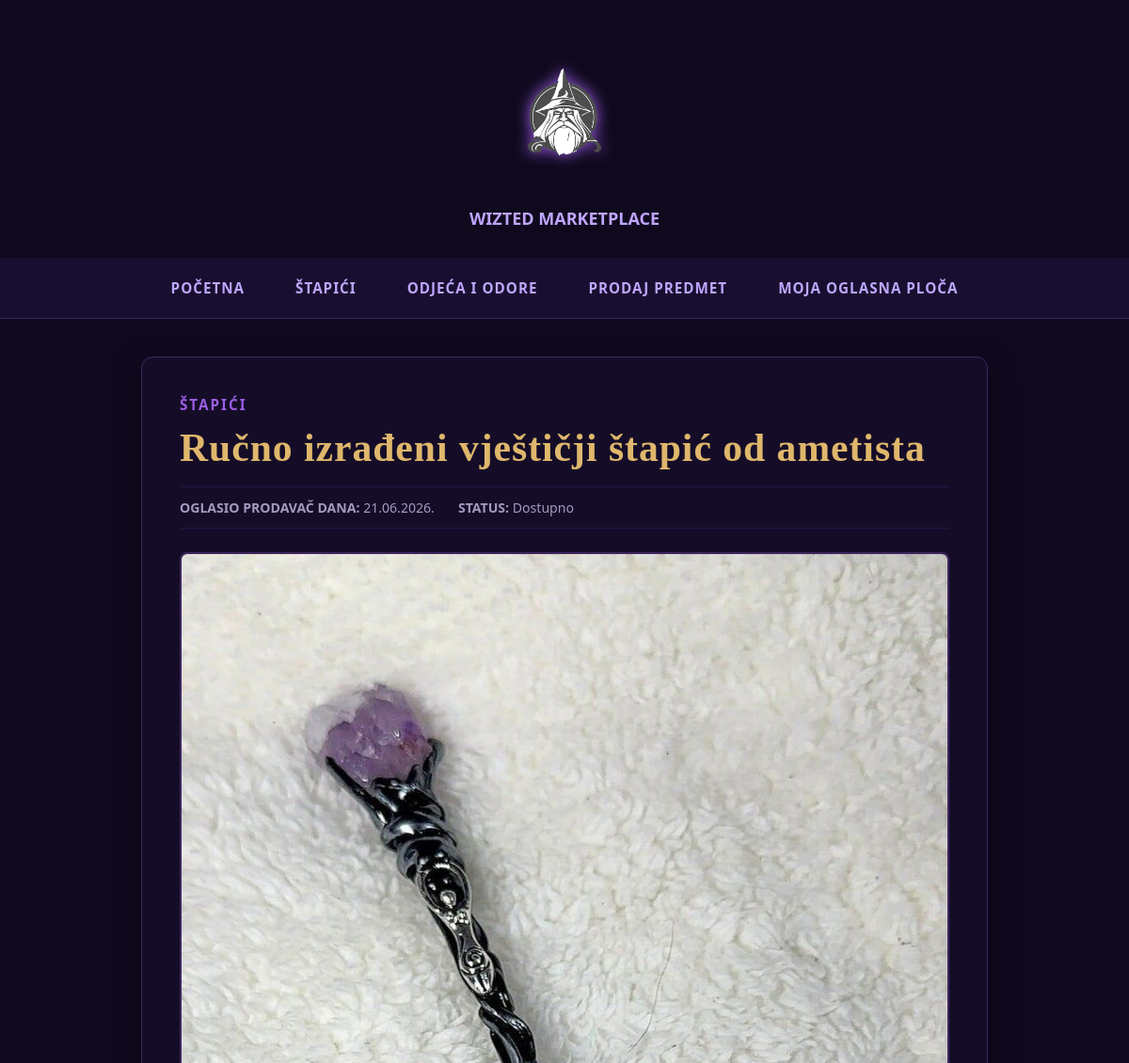
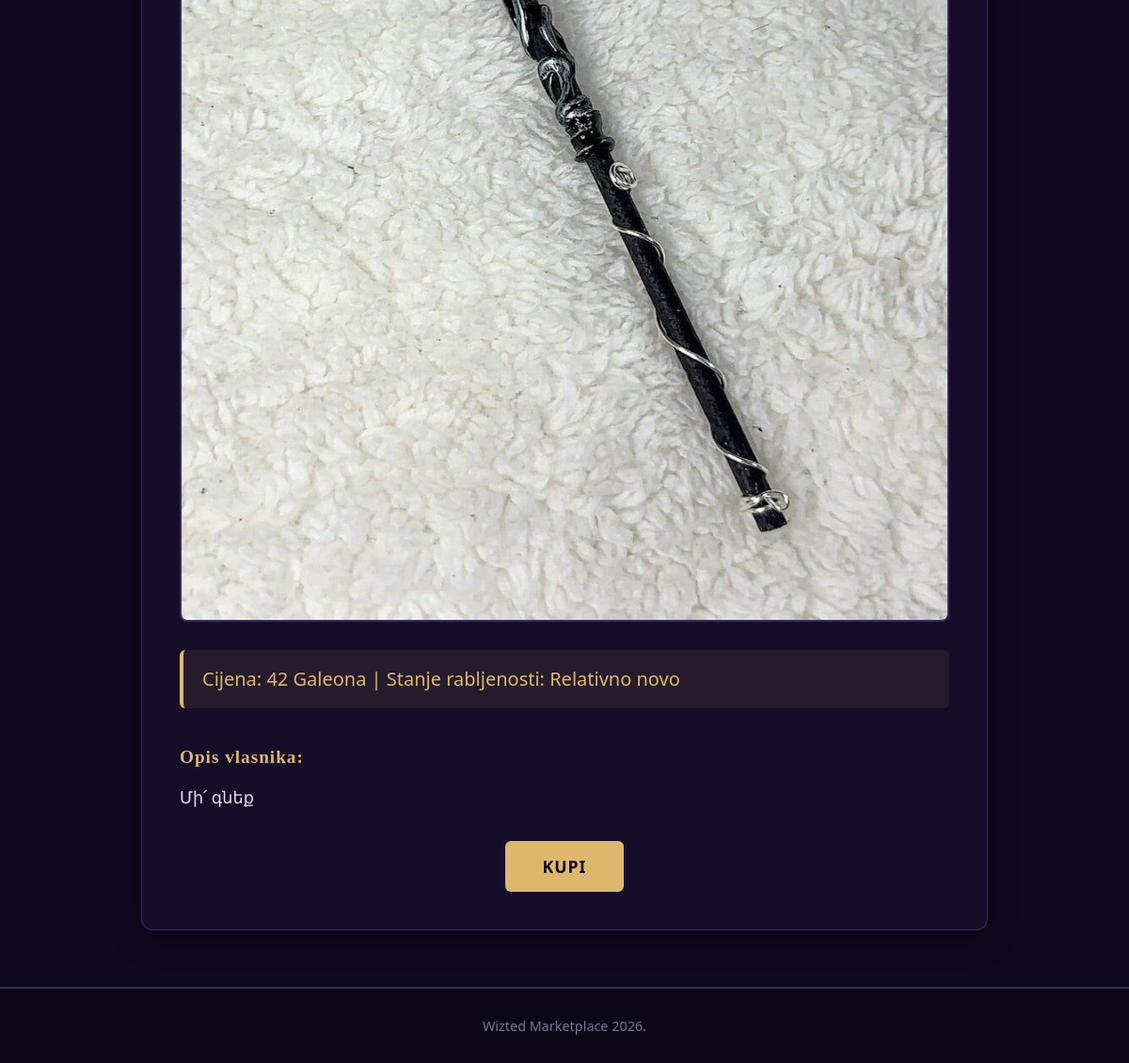
Screenshot of /clanak.php?id=8 with the database file from the repository (2 pictures, top to bottom).
### tables this page shows
CREATE TABLE `vijesti` (
  `id` int(11) NOT NULL,
  `datum` datetime NOT NULL,
  `naslov` varchar(255) NOT NULL,
  `sazetak` text NOT NULL,
  `tekst` text NOT NULL,
  `slika` varchar(255) NOT NULL,
  `kategorija` varchar(50) NOT NULL,
  `arhiva` tinyint(1) NOT NULL DEFAULT 0
);

### clanak.php (the view, shortened to what this page needs)
<?php
include 'connect.php';
$id = isset($_GET['id']) ? intval($_GET['id']) : 0;
$query = "SELECT * FROM vijesti WHERE id = $id";
$result = mysqli_query($dbc, $query);
$row = mysqli_fetch_array($result);
?>
<!DOCTYPE html>
<html lang="bs">
<head>
    <link rel="stylesheet" type="text/css" href="style.css">
</head>
<body>
    <header><img src="img/logo.png" alt="Wizted Logo" class="logo"><a>WIZTED MARKETPLACE</a></header>
    <nav>
        <div class="nav-kontejner">
            <a href="index.php">Početna</a>
            <a href="kategorija.php?kategorija=Štapići">Štapići</a>
            <a href="kategorija.php?kategorija=Odjeća i odore">Odjeća i odore</a>
            <a href="unos.html">Prodaj predmet</a>
            <a href="administrator.php">Moja oglasna ploča</a>
        </div>
    </nav>
    <section id="sadrzaj">
        <div class="clanak-prikaz">
            <p class="clanak-kategorija"><?php echo $row['kategorija']; ?></p>
            <h1 class="clanak-naslov"><?php echo $row['naslov']; ?></h1>
            <div class="clanak-meta">
                <span><strong>OGLASIO PRODAVAČ DANA:</strong> <?php echo date('d.m.Y.', strtotime($row['datum'])); ?></span>
                <span><strong>STATUS:</strong> Dostupno</span>
            </div>
            <div class="clanak-slika-okvir">
                <img src="img/<?php echo $row['slika']; ?>" alt="Slika predmeta" class="clanak-slika">
            </div>
            <p class="clanak-sazetak"><?php echo $row['sazetak']; ?></p>
            <div class="clanak-tekst">
                <h3 style="margin-bottom:10px; font-size:1.2rem;">Opis vlasnika:</h3>
                <p><?php echo nl2br($row['tekst']); ?></p>
            </div>
            <div style="margin-top: 30px; text-align: center;">
                <button class="gumb-prihvati" style="font-size: 1.1rem; padding: 15px 40px;">Kupi</button>
            </div>
        </div>
    </section>
    <footer><p>Wizted Marketplace 2026.</p></footer>
</body>
</html>

### style.css (style rules this page uses)
* { margin: 0; padding: 0; box-sizing: border-box; font-family: 'Segoe UI', Tahoma, Geneva, Verdana, sans-serif; }
body { background-color: #0f091e; color: #e2daf0; }
h1, h2, h3, .clanak-naslov { font-family: 'Georgia', serif; color: #dfb76c; letter-spacing: 1px; }
header { display: flex; flex-direction: column; align-items: center; padding: 20px 0; }
header a { display: inline-block; color: #bfa6ff; font-size: 18px; font-weight: bold; text-decoration: none; transition: color 0.3s ease; padding-bottom: 10px; }
header .logo { display: block; max-height: 200px; width: auto; filter: drop-shadow(0 0 8px #9b5de5); }
nav { background-color: #180f30; width: 100%; border-bottom: 1px solid #3d265e; }
.nav-kontejner { max-width: 1200px; margin: 0 auto; padding: 5px 20px; display: flex; justify-content: center; flex-wrap: wrap; }
nav a { color: #bfa6ff; text-decoration: none; padding: 12px 22px; margin: 5px; font-weight: bold; font-size: 0.95rem; text-transform: uppercase; letter-spacing: 1px; border-radius: 4px; transition: all 0.3s ease; }
#sadrzaj { max-width: 1200px; margin: 40px auto; padding: 0 20px; }
.form-gumbi button, .gumb-ponisti, .gumb-prihvati { padding: 12px 28px; font-size: 0.95rem; font-weight: bold; text-transform: uppercase; letter-spacing: 1px; border: none; border-radius: 6px; cursor: pointer; transition: all 0.2s ease; }
.gumb-prihvati { background-color: #dfb76c; color: #0f091e; }
.clanak-prikaz { background-color: #150d28; padding: 40px; border-radius: 12px; border: 1px solid #3d265e; box-shadow: 0 10px 30px rgba(0,0,0,0.4); max-width: 900px; margin: 0 auto; }
.clanak-kategorija { color: #9b5de5; font-weight: bold; font-size: 0.95rem; text-transform: uppercase; letter-spacing: 2px; margin-bottom: 12px; }
.clanak-naslov { font-size: 2.6rem; margin-bottom: 15px; line-height: 1.2; }
.clanak-meta { padding: 12px 0; margin-bottom: 25px; font-size: 0.88rem; color: #a499be; border-top: 1px solid #251647; border-bottom: 1px solid #251647; display: flex; gap: 25px; }
.clanak-slika-okvir { width: 100%; margin-bottom: 30px; border: 2px solid #3d265e; border-radius: 8px; overflow: hidden; }
.clanak-slika { width: 100%; max-height: 1200px; object-fit: fill; display: block; }
.clanak-sazetak { font-size: 1.25rem; line-height: 1.6; color: #dfb76c; background: rgba(223, 183, 108, 0.08); margin-bottom: 25px; padding: 15px 20px; border-radius: 6px; border-left: 4px solid #dfb76c; }
.clanak-tekst { font-size: 1.1rem; line-height: 1.8; color: #e2daf0; padding-top: 10px; }
footer { background-color: #0b0616; color: #7d7295; text-align: center; padding: 30px; border-top: 2px solid #3d265e; margin-top: 60px; font-size: 0.9rem; }

### rows the page displays
vijesti: kategorija "ŠTAPIĆI", naslov "Ručno izrađeni vještičji štapić od ametista", datum "21.06.2026.", slika (picture), sazetak "Cijena: 42 Galeona | Stanje rabljenosti: Relativno novo", tekst "Մի՛ գնեք"
